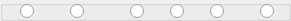
     <widget class="QGroupBox" name="groupBox_12">
      <property name="geometry">
       <rect>
        <x>100</x>
        <y>230</y>
        <width>291</width>
        <height>21</height>
       </rect>
      </property>
      <property name="title">
       <string/>
      </property>
      <widget class="QRadioButton" name="radioButton10RxAnt1">
       <property name="geometry">
        <rect>
         <x>20</x>
         <y>0</y>
         <width>21</width>
         <height>22</height>
        </rect>
       </property>
       <property name="text">
        <string/>
       </property>
      </widget>
      <widget class="QRadioButton" name="radioButton10RxAnt2">
       <property name="geometry">
        <rect>
         <x>70</x>
         <y>0</y>
         <width>21</width>
         <height>22</height>
        </rect>
       </property>
       <property name="text">
        <string/>
       </property>
      </widget>
      <widget class="QRadioButton" name="radioButton10RxAnt3">
       <property name="geometry">
        <rect>
         <x>130</x>
         <y>0</y>
         <width>21</width>
         <height>22</height>
        </rect>
       </property>
       <property name="text">
        <string/>
       </property>
      </widget>
      <widget class="QRadioButton" name="radioButton10RxRX1">
       <property name="geometry">
        <rect>
         <x>170</x>
         <y>0</y>
         <width>21</width>
         <height>22</height>
        </rect>
       </property>
       <property name="text">
        <string/>
       </property>
      </widget>
      <widget class="QRadioButton" name="radioButton10RxRX2">
       <property name="geometry">
        <rect>
         <x>210</x>
         <y>0</y>
         <width>21</width>
         <height>22</height>
        </rect>
       </property>
       <property name="text">
        <string/>
       </property>
      </widget>
      <widget class="QRadioButton" name="radioButton10RxXVRX">
       <property name="geometry">
        <rect>
         <x>260</x>
         <y>0</y>
         <width>21</width>
         <height>22</height>
        </rect>
       </property>
       <property name="text">
        <string/>
       </property>
      </widget>
     </widget>
